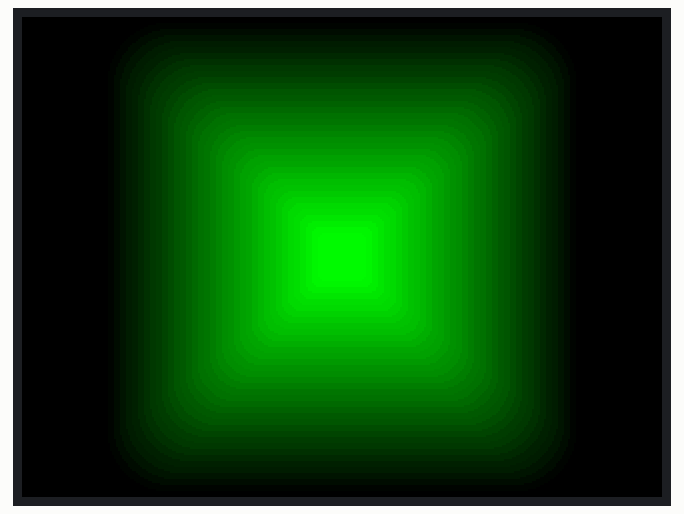
Simulated run of this sketch. Board: Arduino Uno, built with avr-gcc and run on an emulated ATmega328P. Parts: 320×240 colour display. What the sketch prints to the serial monitor is not drawn.

Above: at 1.6 s.

The sketch:

test.ino
```cpp
/*
 * Author: EmbedCrest Technology Private Limited
 */
// -------------------------------------------------------
// ILI9341 GFX timing & demo routines
// -------------------------------------------------------

#include <SPI.h>
#include "Adafruit_GFX.h"
#include "Adafruit_ILI9341.h"

// -------------------------------------------------------
// TFT pin mapping & object
// -------------------------------------------------------
#define TFT_DC   17
#define TFT_CS   5
#define TFT_RST  4

static Adafruit_ILI9341 g_tft(TFT_CS, TFT_DC, TFT_RST);

// -------------------------------------------------------
// Notification handler (for benchmark logging)
// -------------------------------------------------------
static void logPhase(const char* label) {
  Serial.print("[GFX] ");
  Serial.println(label);
}

// -------------------------------------------------------
// Timing helpers
// -------------------------------------------------------
static unsigned long runFillScreenTest(uint16_t color);
static unsigned long runTextDemo();
static unsigned long runGradientRings();

// -------------------------------------------------------
// Setup
// -------------------------------------------------------
void setup() {
  Serial.begin(115200);
  while (!Serial) {
    ;
  }

  Serial.println();
  Serial.println("=== ILI9341 GFX Demo (Refactored) ===");

  g_tft.begin();
  g_tft.setRotation(1);
  g_tft.fillScreen(ILI9341_BLACK);

  // Basic banner
  g_tft.setTextSize(2);
  g_tft.setTextColor(ILI9341_WHITE, ILI9341_BLACK);
  g_tft.setCursor(10, 10);
  g_tft.println("ILI9341 Benchmark");
}

// -------------------------------------------------------
// Loop: run benchmarks repeatedly
// -------------------------------------------------------
void loop() {
  unsigned long t;

  logPhase("Fill screen (RED)");
  t = runFillScreenTest(ILI9341_RED);
  Serial.print("Fill RED:   ");
  Serial.print(t / 1000.0, 3);
  Serial.println(" ms");

  logPhase("Fill screen (GREEN)");
  t = runFillScreenTest(ILI9341_GREEN);
  Serial.print("Fill GREEN: ");
  Serial.print(t / 1000.0, 3);
  Serial.println(" ms");

  logPhase("Fill screen (BLUE)");
  t = runFillScreenTest(ILI9341_BLUE);
  Serial.print("Fill BLUE:  ");
  Serial.print(t / 1000.0, 3);
  Serial.println(" ms");

  logPhase("Text demo");
  t = runTextDemo();
  Serial.print("Text demo:  ");
  Serial.print(t / 1000.0, 3);
  Serial.println(" ms");

  logPhase("Gradient rings");
  t = runGradientRings();
  Serial.print("Rings demo: ");
  Serial.print(t / 1000.0, 3);
  Serial.println(" ms");

  Serial.println("-----------------------------");
  delay(2000);
}

// -------------------------------------------------------
// Fill screen test
// -------------------------------------------------------
static unsigned long runFillScreenTest(uint16_t color) {
  unsigned long start = micros();
  g_tft.fillScreen(color);
  yield();
  return micros() - start;
}

// -------------------------------------------------------
// Text rendering demo
// -------------------------------------------------------
static unsigned long runTextDemo() {
  unsigned long start = micros();

  g_tft.fillScreen(ILI9341_BLACK);

  g_tft.setCursor(0, 0);
  g_tft.setTextColor(ILI9341_WHITE);
  g_tft.setTextSize(1);
  g_tft.println("Hello from EmbedCrest!");
  g_tft.println("ILI9341 performance test");

  g_tft.setTextColor(ILI9341_YELLOW);
  g_tft.setTextSize(2);
  g_tft.println("1234.56");

  g_tft.setTextColor(ILI9341_RED);
  g_tft.setTextSize(3);
  g_tft.println("Graphics");

  g_tft.setTextColor(ILI9341_CYAN);
  g_tft.setTextSize(2);
  g_tft.println("ABCDEFGHIJKLMNOPQRSTUVWXYZ");
  g_tft.println("abcdefghijklmnopqrstuvwx");

  yield();
  return micros() - start;
}

// -------------------------------------------------------
// Radial gradient / nested rounded-rect demo
// -------------------------------------------------------
static unsigned long runGradientRings() {
  unsigned long start = micros();

  int16_t cx = g_tft.width()  / 2;
  int16_t cy = g_tft.height() / 2;

  g_tft.fillScreen(ILI9341_BLACK);

  // Draw shrinking rounded rectangles with varying green component
  for (int16_t size = min(g_tft.width(), g_tft.height()); size > 20; size -= 6) {
    int16_t halfSize = size / 2;
    uint8_t intensity = map(size, 20, min(g_tft.width(), g_tft.height()), 255, 0);
    uint16_t color = g_tft.color565(0, intensity, 0);

    g_tft.fillRoundRect(cx - halfSize,
                        cy - halfSize,
                        size,
                        size,
                        size / 8,
                        color);
    yield();
  }

  return micros() - start;
}
```

Measured:
- what the display in image 0 shows lasts 2.0 s, from 1.6 s to 3.6 s
